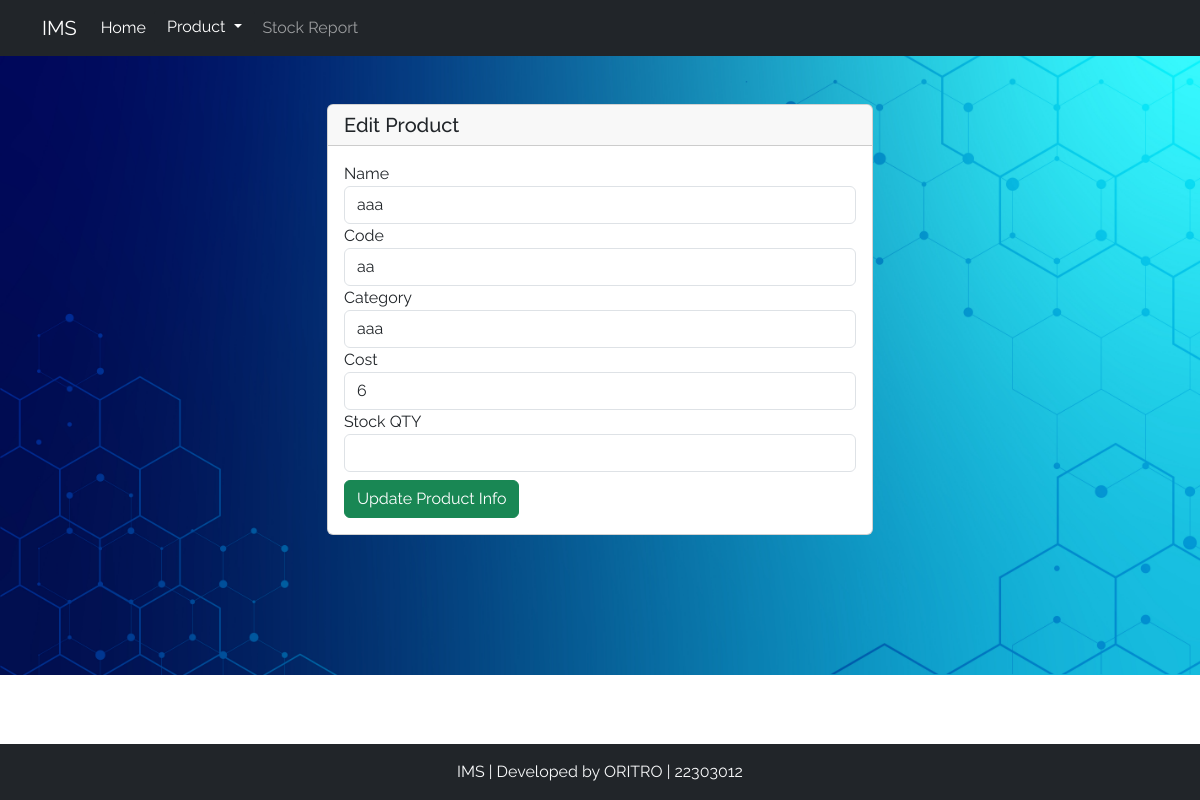
The page /edit.php?id=1 on the database its author committed.
### tables this page shows
CREATE TABLE `tb_product` (
  `p_id` int(11) NOT NULL,
  `pdt_name` varchar(90) NOT NULL,
  `pdt_code` varchar(90) NOT NULL,
  `pdt_category` varchar(90) NOT NULL,
  `pdt_unit` varchar(90) NOT NULL,
  `pdt_cost` int(11) NOT NULL
);

### edit.php (the view, shortened to what this page needs)
<?php include('header.php'); ?>
<div class="container mt-5">
        <div class="row justify-content-center">
            <div class="col-md-6">
                <div class="card">
                    <div class="card-header">
                        <h5 class="mb-0">Edit Product</h5>
                    </div>
                    <div class="card-body">
                        <form method="POST" action="/ims/update.php">
                        <?php
                            if(isset($_GET['id']) && !empty($_GET['id'])){
                                $id = $_GET['id'];
                                $query = "SELECT * FROM `tb_product` WHERE p_id =" . $id ;
                                $res = mysqli_query($conn, $query);
                                while($rows=$res->fetch_assoc())
                                {
                            ?>
                            <div class="form-group">
                                <label for="name">Name</label>
                                <input type="text" class="form-control" name="name" value="<?php echo $rows["pdt_name"] ?>">
                            </div>
                            <div class="form-group">
                                <label for="code">Code </label>
                                <input type="text" class="form-control" name="code"  value="<?php echo $rows["pdt_code"] ?>">
                            </div>
                            <div class="form-group">
                                <label for="category">Category</label>
                                <input type="text" class="form-control" name="cat"  value="<?php echo $rows["pdt_category"] ?>">
                            </div>
                            <div class="form-group">
                                <label for="cost">Cost</label>
                                <input type="text" class="form-control" name="cost"  value="<?php echo $rows["pdt_cost"] ?>">
                            </div>
                            <div class="form-group mb-2">
                                <label for="cost">Stock QTY</label>
                                <input type="text" class="form-control" name="qty"  value="<?php echo $rows["pdt_stock"] ?>">
                            </div>
                            <?php
                                }
                            };
                            ?>
                            <button type="submit" class="btn btn-success">Update Product Info</button>
                        </form>
                    </div>
                </div>
            </div>
        </div>
</div>
<?php include('footer.php'); ?>

### css/style.css (style rules this page uses)
body { background-image: url('/ims/img/pos_wallpaper.jpg'); background-size: cover; background-repeat: no-repeat; font-family: 'Raleway'; color:#fff; margin: 0; padding: 0; }

### rows shown on the page
tb_product: name "aaa", code "aa", cat "aaa", cost "6"
